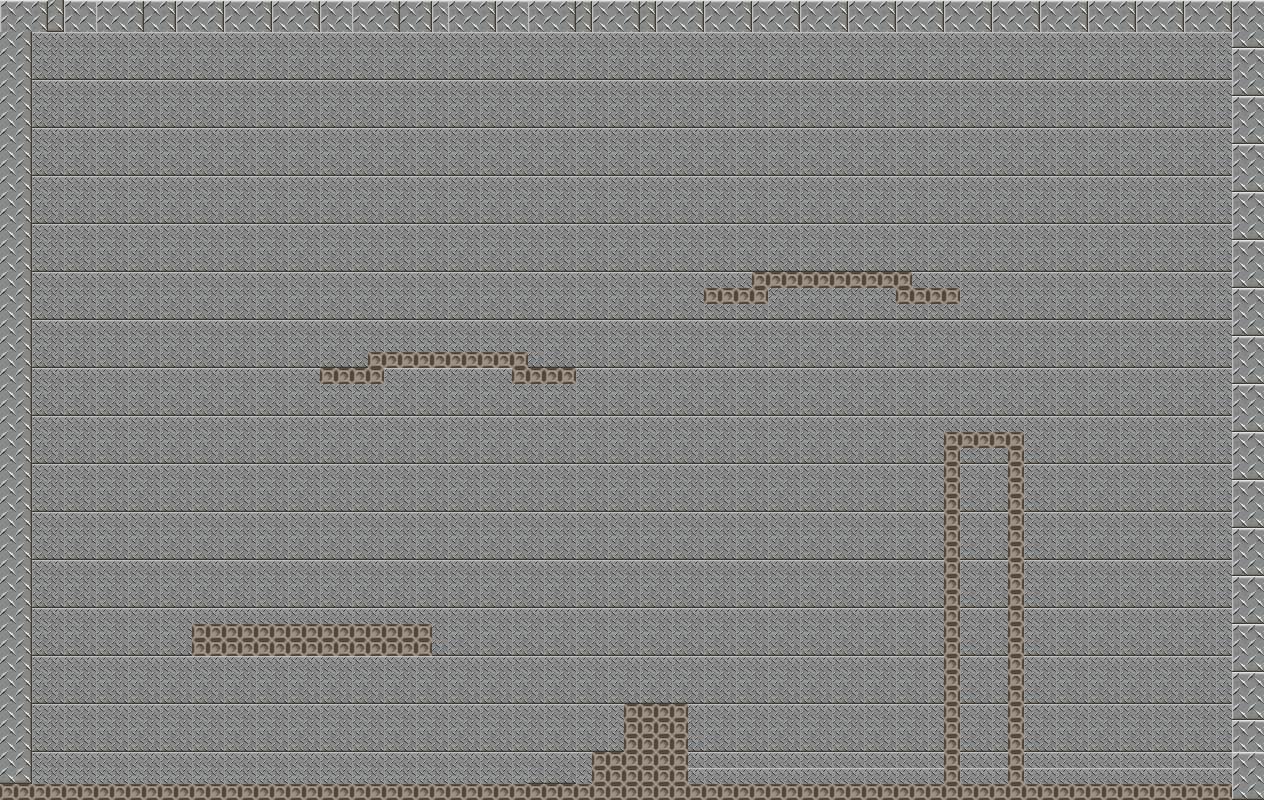

This game map was drawn from its Tiled (.tmx) file and the tilesets committed beside it. A one-line description and the trimmed map source follow:
An orthogonal 79x50 tile map with 16x16 px tiles, 1 tile layer (Tile Layer 1), 1 hidden layer not drawn, 2 tilesets and 1 object (spwn).

<map version="1.0" orientation="orthogonal" renderorder="right-down" width="79" height="50" tilewidth="16" tileheight="16" nextobjectid="17">
 <tileset firstgid="1" name="tiles1" tilewidth="16" tileheight="16" tilecount="84" columns="14">
  <image source="../../Tiles/metal/tiles1.png" width="224" height="96" />
 </tileset>
 <tileset firstgid="85" name="collision" tilewidth="16" tileheight="16" spacing="2" margin="2" tilecount="182" columns="26">
  <image source="../../Tiles/collision/collidable.gif" width="480" height="137" />
  <tile id="15">
   <properties>
    <property name="collision" type="bool" value="true" />
   </properties>
  </tile>
 </tileset>
 <layer name="Tile Layer 1" width="79" height="50">
  <data>[3950 cells, 3950 non-empty, 16 distinct tile ids]</data>
 </layer>
 <layer name="meta" width="79" height="50" visible="0" opacity="0.01">
  <properties>
   <property name="blocker" value="blocker" />
  </properties>
  <data>[3950 cells, 376 non-empty, 1 distinct tile ids]</data>
 </layer>
 <objectgroup name="spawn">
  <object id="16" name="spwn" gid="146" x="68" y="782" width="16" height="16" visible="0">
   <properties>
    <property name="spwn" value="spwn" />
   </properties>
  </object>
 </objectgroup>
</map>